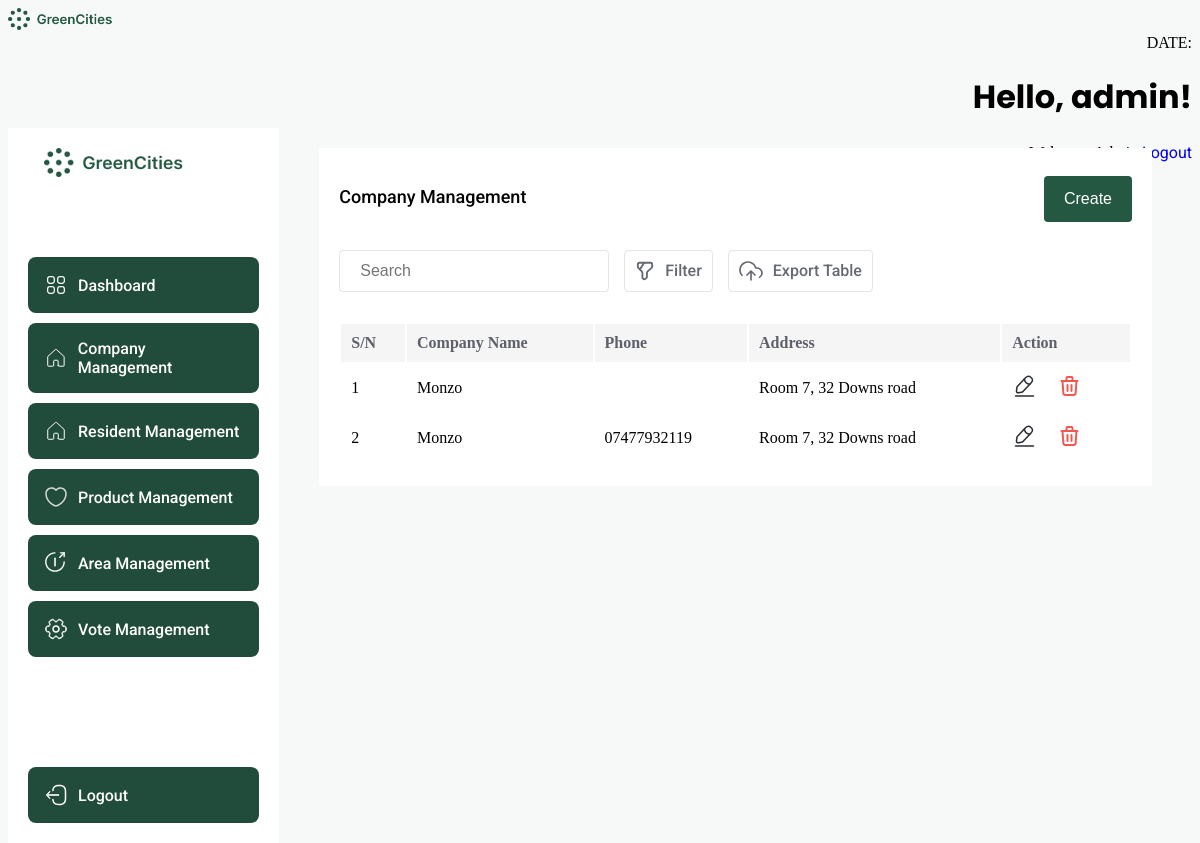
Page /company/index.php (signed in) on the earlier database version.
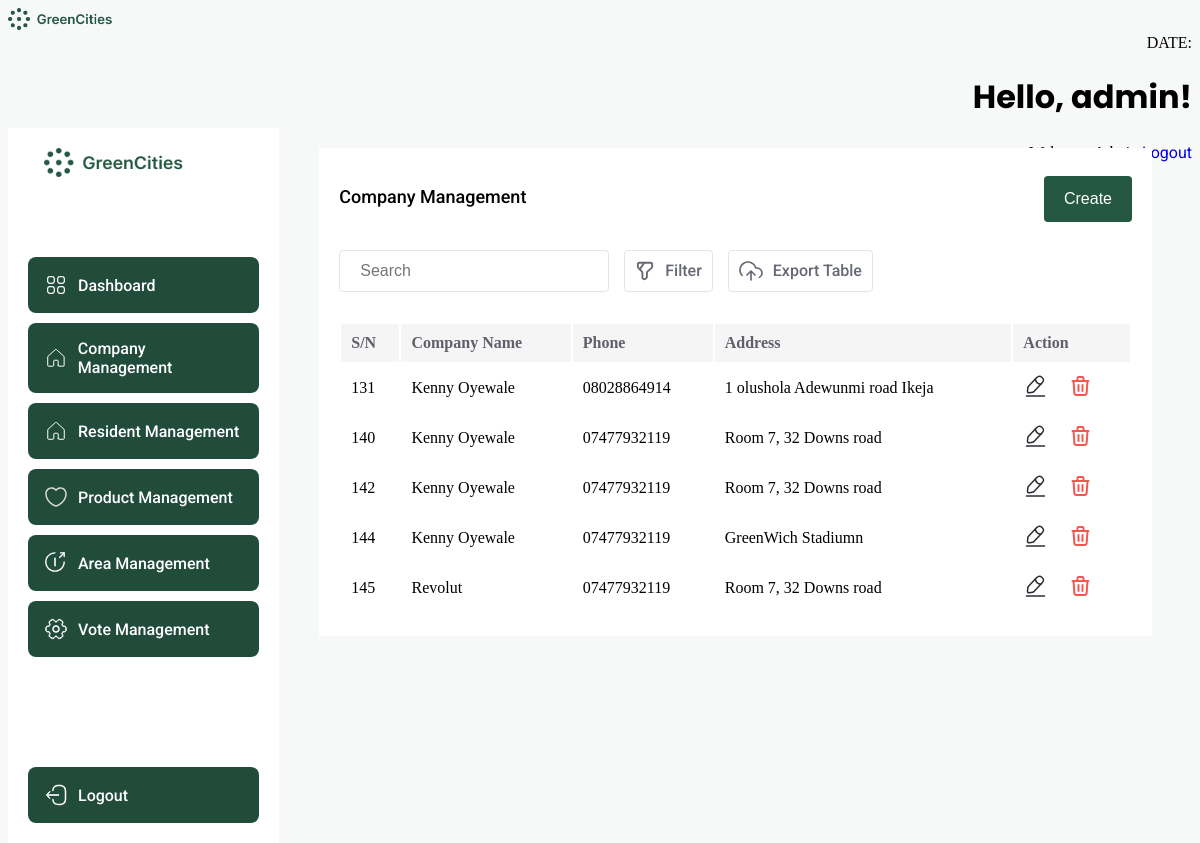
Same page on the later database version.
### tables this page shows
CREATE TABLE `company` (
  `id` int(11) NOT NULL,
  `name` varchar(50) NOT NULL,
  `phone` varchar(15) NOT NULL,
  `address` text NOT NULL,
  `product` int(11) DEFAULT NULL,
  `user` int(11) NOT NULL
);

### company/index.php (the view, shortened to what this page needs)
<?php
$servername = "localhost";
$username = "root";
$password = "";
$dbname = "Green Alliance";
$conn = new mysqli($servername, $username, $password, $dbname);
$companyListQuery = "SELECT * FROM `company`";
$companyListResult = $conn->query($companyListQuery);
$companyListData = [];
if ($companyListResult->num_rows > 0) {
    while ($row = $companyListResult->fetch_assoc()) {
        $companyAddress = $row['address'];
        $companyName = $row['name'];
        $companyId = $row['id'];
        $companyPhone = $row['phone'];
        $myMap = [
            "id" => $companyId,
            "name" => $companyName,
            "address" => $companyAddress,
            "phone" => $companyPhone,
        ];
        $companyListData[] = $myMap;
    }
} else {
}
$templateData = array(
    "result" => $companyListData,
);
?>
<!DOCTYPE html>
<html lang="en">
<head>
</head>
<?php include ("../include/header.php"); ?>
<body>
    <div class="dashboard-container">
        <div class="sidebar">
            <img src="../images/banner.png" alt="logo" style="width: 200px; margin: 0 auto 70px; display: block;" />
            <?php if (isset($_SESSION['role']) && ($_SESSION['role'] === 'admin')) {
                ?>
                <a href="../dashboard.php">
                    <div class="sidebar-item">
                        <p>Dashboard</p>
                    </div>
                </a>
                <?php
            }
            ?>
            <?php
            if (isset($_SESSION['role']) && ($_SESSION['role'] === 'admin')) {
                ?>
                <div class="sidebar-item">
                    <p>Company Management</p>
                </div>
                <?php
            }
            ?>
            <?php
            if (isset($_SESSION['role']) && ($_SESSION['role'] === 'admin')) {
                ?>
                <a href="../resident/">
                    <div class="sidebar-item">
                        <p>Resident Management</p>
                    </div>
                </a>
                <?php
            }
            ?>
            <?php
            if (isset($_SESSION['role']) && ($_SESSION['role'] === 'admin')) {
                ?>
                <a href="../product/">
                    <div class="sidebar-item">
                        <p>Product Management</p>
                    </div>
                </a>
                <?php
            }
            ?>
            <?php
            if (isset($_SESSION['role']) && ($_SESSION['role'] === 'admin')) {
                ?>
                <a href="../area/">
                    <div class="sidebar-item">
                        <p>Area Management</p>
                    </div>
                </a>
                <?php
            }
            ?>
            <?php
            if (isset($_SESSION['role']) && ($_SESSION['role'] === 'admin')) {
                ?>
                <div class="sidebar-item">
                    <p>Vote Management</p>
                </div>
                <?php
            }
            ?>
            <a href="../logout.php">
                <div class="sidebar-item" style="margin: 100px 0 0;">
                    <p>Logout</p>
                </div>
            </a>
        </div>
        <div style="width: 100%;">
            <div style="background: white; margin: 20px 40px; padding: 20px;">
                <div style="display: flex; justify-content: space-between;">
                    <p style="font-size: 18px; font-weight: 500; color: black;">Company Management</p>
                    <a href="./create.php?admin"> <button class="submit-btn">Create</button> </a>
                </div>
                <div style="display:flex; gap: 15px; margin: 20px 0 30px;">
                    <input placeholder="Search" class="search" />
                    <div class="filter">
                        <p>Filter</p>
                    </div>
                    <div class="filter">
                        <p>Export Table</p>
                    </div>
                </div>
                <table class="table" style="width: 100%;">
                    <thead>
                        <tr style="background: #F5F5F6;">
                            <th scope="col" style="text-align: left">S/N</th>
                            <th scope="col" style="text-align: left">Company Name</th>
                            <th scope="col" style="text-align: left">Phone</th>
                            <th scope="col" style="text-align: left">Address</th>
                            <th scope="col" style="text-align: left">Action</th>
                        </tr>
                    </thead>
                    <tbody>
                        <?php foreach ($templateData['result'] as $option): ?>
                            <tr>
                                <td><?php echo $option["id"]; ?></td>
                                <td><?php echo $option["name"]; ?></td>
                                <td><?php echo $option["phone"]; ?></td>
                                <td><?php echo $option["address"]; ?></td>
                                <td>
                                    <div style="display: flex; gap: 20px;">
                                        <a href="update.php?update=<?php echo $option['id'] ?>">
                                        </a>
                                        <a href="index.php?delete=<?php echo $option['id']; ?>">
                                        </a>
                                    </div>
                                </td>
                            </tr>
                        <?php endforeach; ?>
                    </tbody>
                </table>
            </div>
        </div>
    </div>
</body>
</html>

### include/header.php (shortened to what this page needs)
<?php
$name = $_SESSION['name'];
?>
    <div class="header" style= "height:120px">
        <div class="logo"><img src="../images/banner.png" width="150px" hight="70px"  /></div>
        <div class="header-right" align="right">
        	<div>DATE:</div>
            <h1>Hello, <?php echo $name; ?>!</h1>
            <div>Welcome:Admin      <?php echo '<a href="logout.php">Logout</a>'?></div>
        </div>
    </div>

### company/index.php (style rules this page uses)
h1, h2, h3, h4, h5, h6 { font-family: "Poppins", sans-serif; }
p, span, a, label { font-family: "Roboto", sans-serif; }
body { background-color: #F7F8F8; height: 100vh; flex-direction: column; }
.sidebar { width: 300px; padding: 20px; flex-direction: column; display: flex; gap: 10px; background: white; }
.sidebar-item { display: flex; padding: 16px; border-radius: 8px; align-items: center; gap: 10px; background: #214C3B; text-decoration: none; }
.sidebar-item p { color: white; font-size: 16px; font-weight: 500; margin: 0; text-decoration: none; }
.dashboard-container { display: flex; }
.submit-btn { background-color: #245843; color: white; padding: 14px 20px; margin: 8px 0; border: none; border-radius: 4px; cursor: pointer; font-size: 16px; }
thead, tbody { width: 100%; border-radius: 6px; }
thead th { padding: 10px; color: #5E606A; }
thead tr { border-bottom: 1px solid #F5F5F6; }
tbody td { padding: 10px; }
.search { width: 270px; padding: 10px 20px; display: inline-block; border: 1px solid #5E606A29; border-radius: 4px; box-sizing: border-box; background: transparent; outline: none; font-size: 16px; }
.filter { display: flex; gap: 10px; align-content: center; padding: 10px; border: 1px solid #5E606A29; border-radius: 4px; }
.filter p { color: #666974; font-size: 16px; font-weight: 500; margin: 0; }
a { text-decoration: none; }

Differences in the rows shown:
removed company: id "1", name "Monzo", address "Room 7, 32 Downs road"
removed company: id "2", name "Monzo", phone "07477932119", address "Room 7, 32 Downs road"
added company: id "131", name "Kenny Oyewale", phone "08028864914", address "1 olushola Adewunmi road Ikeja"
added company: id "140", name "Kenny Oyewale", phone "07477932119", address "Room 7, 32 Downs road"
added company: id "142", name "Kenny Oyewale", phone "07477932119", address "Room 7, 32 Downs road"
added company: id "144", name "Kenny Oyewale", phone "07477932119", address "GreenWich Stadiumn"
added company: id "145", name "Revolut", phone "07477932119", address "Room 7, 32 Downs road"
